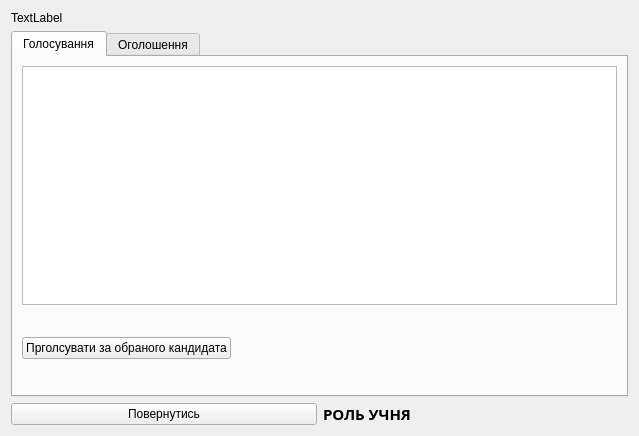
<?xml version="1.0" encoding="UTF-8"?>
<ui version="4.0">
 <class>FormStudents</class>
 <widget class="QWidget" name="FormStudents">
  <property name="geometry">
   <rect>
    <x>0</x>
    <y>0</y>
    <width>639</width>
    <height>436</height>
   </rect>
  </property>
  <property name="windowTitle">
   <string>Учень</string>
  </property>
  <layout class="QVBoxLayout" name="verticalLayout_4">
   <item>
    <layout class="QVBoxLayout" name="verticalLayout_3">
     <item>
      <layout class="QVBoxLayout" name="verticalLayout">
       <item>
        <widget class="QLabel" name="label">
         <property name="text">
          <string>TextLabel</string>
         </property>
        </widget>
       </item>
       <item>
        <widget class="QTabWidget" name="tabWidget">
         <property name="currentIndex">
          <number>0</number>
         </property>
         <widget class="QWidget" name="tab">
          <attribute name="title">
           <string>Голосування</string>
          </attribute>
          <layout class="QVBoxLayout" name="verticalLayout_6">
           <item>
            <layout class="QVBoxLayout" name="verticalLayout_5">
             <item>
              <widget class="QTableView" name="tableView"/>
             </item>
             <item>
              <layout class="QHBoxLayout" name="horizontalLayout_2">
               <item>
                <widget class="QPushButton" name="pushButton_2">
                 <property name="text">
                  <string>Прголсувати за обраного кандидата</string>
                 </property>
                </widget>
               </item>
               <item>
                <spacer name="horizontalSpacer">
                 <property name="orientation">
                  <enum>Qt::Orientation::Horizontal</enum>
                 </property>
                 <property name="sizeHint" stdset="0">
                  <size>
                   <width>168</width>
                   <height>75</height>
                  </size>
                 </property>
                </spacer>
               </item>
              </layout>
             </item>
            </layout>
           </item>
          </layout>
         </widget>
         <widget class="QWidget" name="tab_2">
          <attribute name="title">
           <string>Оголошення</string>
          </attribute>
          <layout class="QVBoxLayout" name="verticalLayout_8">
           <item>
            <layout class="QVBoxLayout" name="verticalLayout_7">
             <item>
              <layout class="QHBoxLayout" name="horizontalLayout_3">
               <item>
                <spacer name="horizontalSpacer_2">
                 <property name="orientation">
                  <enum>Qt::Orientation::Horizontal</enum>
                 </property>
                 <property name="sizeHint" stdset="0">
                  <size>
                   <width>128</width>
                   <height>14</height>
                  </size>
                 </property>
                </spacer>
               </item>
               <item>
                <widget class="QLabel" name="label_3">
                 <property name="font">
                  <font>
                   <family>Noto Sans Sinhala UI Black</family>
                   <pointsize>11</pointsize>
                   <bold>true</bold>
                  </font>
                 </property>
                 <property name="text">
                  <string>Оголошення</string>
                 </property>
                </widget>
               </item>
               <item>
                <spacer name="horizontalSpacer_3">
                 <property name="orientation">
                  <enum>Qt::Orientation::Horizontal</enum>
                 </property>
                 <property name="sizeHint" stdset="0">
                  <size>
                   <width>40</width>
                   <height>20</height>
                  </size>
                 </property>
                </spacer>
               </item>
              </layout>
             </item>
             <item>
              <widget class="QListView" name="listView"/>
             </item>
            </layout>
           </item>
          </layout>
         </widget>
        </widget>
       </item>
       <item>
        <layout class="QHBoxLayout" name="horizontalLayout">
         <item>
          <widget class="QPushButton" name="pushButton">
           <property name="text">
            <string>Повернутись</string>
           </property>
          </widget>
         </item>
         <item>
          <widget class="QLabel" name="label_2">
           <property name="font">
            <font>
             <family>Noto Sans Sinhala Black</family>
             <pointsize>11</pointsize>
             <bold>true</bold>
            </font>
           </property>
           <property name="text">
            <string>РОЛЬ УЧНЯ</string>
           </property>
          </widget>
         </item>
        </layout>
       </item>
      </layout>
     </item>
    </layout>
   </item>
  </layout>
 </widget>
 <resources/>
 <connections/>
</ui>
